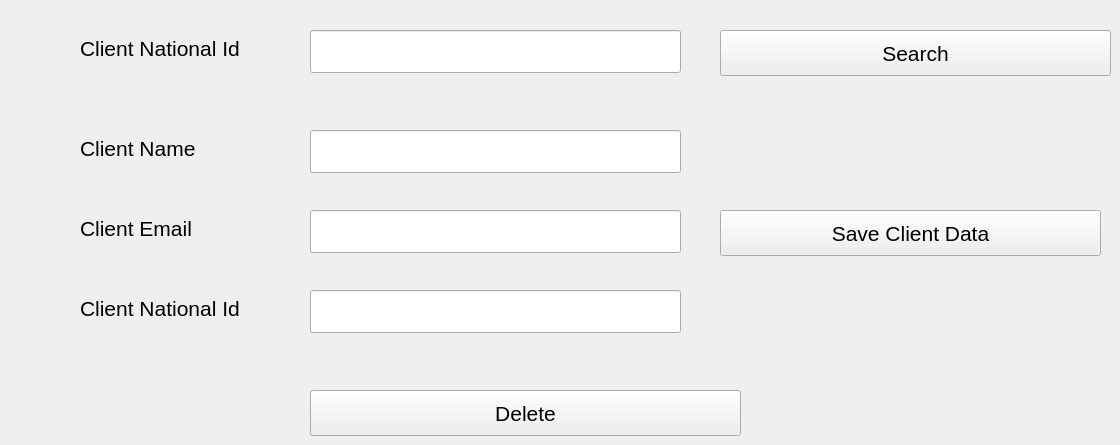
      <widget class="QWidget" name="edit_delete_book_2">
       <attribute name="title">
        <string>Edit Or Delete A Client</string>
       </attribute>
       <widget class="QPushButton" name="save_client_pushButton_Edit">
        <property name="geometry">
         <rect>
          <x>720</x>
          <y>210</y>
          <width>381</width>
          <height>46</height>
         </rect>
        </property>
        <property name="font">
         <font>
          <pointsize>16</pointsize>
         </font>
        </property>
        <property name="text">
         <string>Save Client Data</string>
        </property>
       </widget>
       <widget class="QPushButton" name="delete_client_pushButton">
        <property name="geometry">
         <rect>
          <x>310</x>
          <y>390</y>
          <width>431</width>
          <height>46</height>
         </rect>
        </property>
        <property name="font">
         <font>
          <pointsize>16</pointsize>
         </font>
        </property>
        <property name="text">
         <string>Delete</string>
        </property>
       </widget>
       <widget class="QPushButton" name="search_client_pushButton">
        <property name="geometry">
         <rect>
          <x>720</x>
          <y>30</y>
          <width>391</width>
          <height>46</height>
         </rect>
        </property>
        <property name="font">
         <font>
          <pointsize>16</pointsize>
         </font>
        </property>
        <property name="text">
         <string>Search</string>
        </property>
       </widget>
       <widget class="QLineEdit" name="client_national_id_edit_search_lineEdit">
        <property name="geometry">
         <rect>
          <x>310</x>
          <y>30</y>
          <width>371</width>
          <height>43</height>
         </rect>
        </property>
        <property name="font">
         <font>
          <family>Segoe UI</family>
          <pointsize>16</pointsize>
         </font>
        </property>
       </widget>
       <widget class="QLabel" name="client_national_id_search_label">
        <property name="geometry">
         <rect>
          <x>80</x>
          <y>30</y>
          <width>208</width>
          <height>37</height>
         </rect>
        </property>
        <property name="font">
         <font>
          <pointsize>16</pointsize>
         </font>
        </property>
        <property name="text">
         <string>Client National Id</string>
        </property>
       </widget>
       <widget class="QLineEdit" name="client_name_edit_lineEdit">
        <property name="geometry">
         <rect>
          <x>310</x>
          <y>130</y>
          <width>371</width>
          <height>43</height>
         </rect>
        </property>
        <property name="font">
         <font>
          <family>Segoe UI</family>
          <pointsize>16</pointsize>
         </font>
        </property>
       </widget>
       <widget class="QLabel" name="client_name_label_3">
        <property name="geometry">
         <rect>
          <x>80</x>
          <y>130</y>
          <width>147</width>
          <height>37</height>
         </rect>
        </property>
        <property name="font">
         <font>
          <pointsize>16</pointsize>
         </font>
        </property>
        <property name="text">
         <string>Client Name</string>
        </property>
       </widget>
       <widget class="QLineEdit" name="client_email_edit_lineEdit">
        <property name="geometry">
         <rect>
          <x>310</x>
          <y>210</y>
          <width>371</width>
          <height>43</height>
         </rect>
        </property>
        <property name="font">
         <font>
          <family>Segoe UI</family>
          <pointsize>16</pointsize>
         </font>
        </property>
       </widget>
       <widget class="QLineEdit" name="client_national_id_edit_lineEdit">
        <property name="geometry">
         <rect>
          <x>310</x>
          <y>290</y>
          <width>371</width>
          <height>43</height>
         </rect>
        </property>
        <property name="font">
         <font>
          <family>Segoe UI</family>
          <pointsize>16</pointsize>
         </font>
        </property>
       </widget>
       <widget class="QLabel" name="client_national_id_label_2">
        <property name="geometry">
         <rect>
          <x>80</x>
          <y>290</y>
          <width>208</width>
          <height>37</height>
         </rect>
        </property>
        <property name="font">
         <font>
          <pointsize>16</pointsize>
         </font>
        </property>
        <property name="text">
         <string>Client National Id</string>
        </property>
       </widget>
       <widget class="QLabel" name="client_email_label_2">
        <property name="geometry">
         <rect>
          <x>80</x>
          <y>210</y>
          <width>151</width>
          <height>37</height>
         </rect>
        </property>
        <property name="font">
         <font>
          <pointsize>16</pointsize>
         </font>
        </property>
        <property name="text">
         <string>Client Email</string>
        </property>
       </widget>
      </widget>
